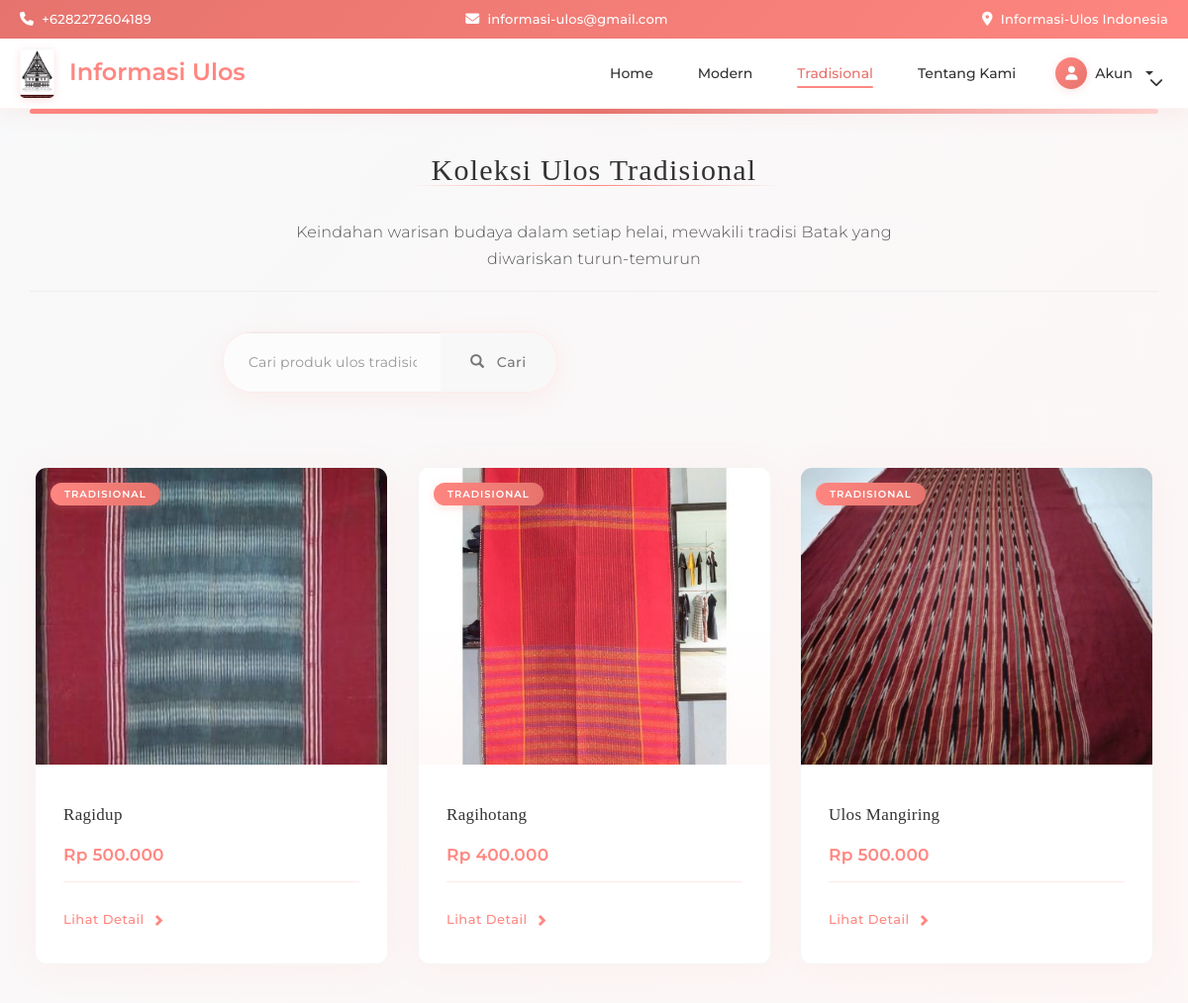
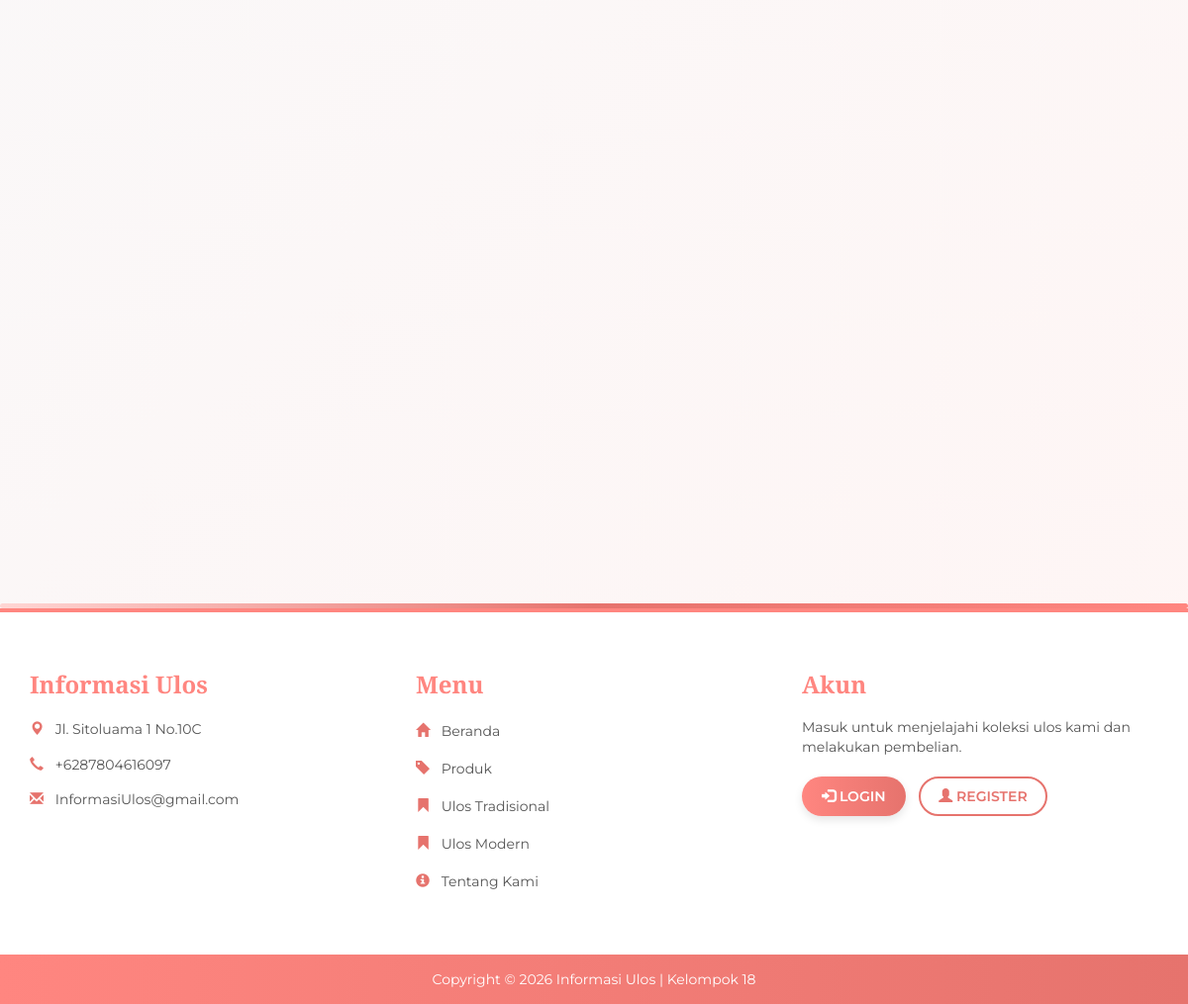
Page /tradisional.php on the committed database (2 pictures, top to bottom).
### tables this page shows
CREATE TABLE `produk` (
  `kode_produk` varchar(100) NOT NULL,
  `nama` varchar(100) NOT NULL,
  `image` text NOT NULL,
  `deskripsi` text NOT NULL,
  `detail` text DEFAULT NULL,
  `cara_pembuatan` text DEFAULT NULL,
  `bahan` text DEFAULT NULL COMMENT 'Kolom untuk bahan terpisah',
  `jumlah_benang` varchar(255) DEFAULT NULL,
  `panjang` varchar(50) DEFAULT NULL COMMENT 'Panjang produk',
  `lebar` varchar(50) DEFAULT NULL COMMENT 'Lebar produk',
  `sejarah` text DEFAULT NULL,
  `kategori` enum('Modern','Tradisional') NOT NULL DEFAULT 'Modern',
  `harga` int(11) NOT NULL
);

### tradisional.php (the view, shortened to what this page needs)
<?php
include 'header.php';
?>
<div class="container page-load-animation" style="font-family: 'Montserrat', 'Helvetica Neue', Helvetica, Arial, sans-serif; max-width: 1200px;">
    <div style="height: 5px; background: linear-gradient(to right, #ff8680, #e6736d, #ffd6d4); margin-bottom: 40px; border-radius: 50px;"></div>
    <div class="page-header" style="margin: 40px 0 40px; position: relative; text-align: center;">
        <h2 style="font-weight: 500; color: #333333; margin: 0; padding-bottom: 15px; display: inline-block; letter-spacing: 1.2px; position: relative; font-family: 'Playfair Display', serif;">
            <span style="background: transparent; padding: 0 25px; position: relative; z-index: 2;">Koleksi Ulos Tradisional</span>
            <span style="content: ''; position: absolute; bottom: 15px; left: 0; right: 0; height: 1px; background: linear-gradient(90deg, transparent, #ff8680, transparent); z-index: 1;"></span>
        </h2>
        <p style="color: #555555; margin-top: 18px; font-size: 16px; max-width: 650px; margin-left: auto; margin-right: auto; line-height: 1.7; font-weight: 300; letter-spacing: 0.2px; font-family: 'Montserrat', sans-serif;">Keindahan warisan budaya dalam setiap helai, mewakili tradisi Batak yang diwariskan turun-temurun</p>
    </div>
    <div class="row" style="margin-bottom: 60px;">
        <div class="col-md-8 col-md-offset-2">
            <form method="GET" action="">
                <div class="input-group" style="box-shadow: 0 5px 25px rgba(255, 134, 128, 0.1); border-radius: 30px; overflow: hidden; border: 1px solid #ffeae9; transition: all 0.3s ease;">
                    <input type="text" class="form-control" name="search" placeholder="Cari produk ulos tradisional..."
                           style="border: none; padding: 20px 25px; font-size: 14px; height: auto; background: #fcfcfc; transition: all 0.3s ease; font-family: 'Montserrat', sans-serif; letter-spacing: 0.2px;"
                           value="<?= isset($_GET['search']) ? htmlspecialchars($_GET['search']) : '' ?>">
                    <span class="input-group-btn" style="width: auto;">
                        <button class="btn btn-elegant-search" type="submit" style="border-radius: 0 30px 30px 0; padding: 20px 30px; border: none; background: #f8f8f8; transition: all 0.3s ease; font-family: 'Montserrat', sans-serif; letter-spacing: 0.5px; font-weight: 500;">
                            <i class="glyphicon glyphicon-search" style="margin-right: 8px;"></i> Cari
                        </button>
                    </span>
                </div>
            </form>
        </div>
    </div>
    <div class="row" style="margin: 0 -10px;">
        <?php
        $query = "SELECT * FROM produk WHERE kategori='Tradisional'";
        $result = mysqli_query($conn, $query);
        if (mysqli_num_rows($result) > 0) {
            while ($row = mysqli_fetch_assoc($result)) {
                $kategori = $row['kategori'];
        ?>
            <div class="col-sm-6 col-md-4 animate-fade-up" style="padding: 15px; margin-bottom: 20px;">
                <div class="product-card" style="position: relative; border: none; box-shadow: 0 3px 35px rgba(255, 134, 128, 0.08); transition: all 0.4s cubic-bezier(0.165, 0.84, 0.44, 1); border-radius: 12px; overflow: hidden; background: #fff; height: 100%; border: 1px solid #f5f5f5;">
                    <div style="position: absolute; top: 15px; left: 15px; z-index: 10;">
                        <span style="font-size: 10px; font-weight: 600; padding: 5px 14px; background: linear-gradient(to right, #ff8680, #e6736d); color: #fff; border-radius: 30px; letter-spacing: 1px; text-transform: uppercase; box-shadow: 0 2px 10px rgba(255, 134, 128, 0.25); font-family: 'Montserrat', sans-serif;">
                            <?= $kategori; ?>
                        </span>
                    </div>
                    <div style="width: 100%; height: 300px; overflow: hidden; position: relative;">
                        <img src="image/produk/<?= $row['image']; ?>"
                             style="width: 100%; height: 100%; object-fit: cover; transition: transform 0.9s cubic-bezier(0.23, 1, 0.32, 1);">
                        <div style="position: absolute; top: 0; left: 0; right: 0; bottom: 0; background: linear-gradient(to bottom, rgba(0,0,0,0) 50%, rgba(255, 134, 128, 0.05) 100%);"></div>
                    </div>
                    <div style="padding: 28px;">
                        <h4 style="font-weight: 500; color: #333333; margin-bottom: 14px; font-size: 17px; line-height: 1.5; letter-spacing: 0.3px; font-family: 'Playfair Display', serif;">
                            <?= $row['nama']; ?>
                        </h4>
                        <p style="font-size: 17px; color: #ff8680; margin: 15px 0; font-weight: 600; font-family: 'Montserrat', sans-serif; letter-spacing: 0.2px;">
                            Rp <?= number_format($row['harga'], 0, ',', '.'); ?>
                        </p>
                        <div style="border-top: 1px solid #ffeae9; padding-top: 20px; margin-top: 5px;">
                            <a href="detail_produk.php?produk=<?= $row['kode_produk']; ?>" class="btn-elegant" style="font-family: 'Montserrat', sans-serif; font-weight: 500; letter-spacing: 0.5px;">
                                <span>Lihat Detail</span>
                                <i class="glyphicon glyphicon-chevron-right" style="margin-left: 8px; font-size: 12px; transition: all 0.3s ease;"></i>
                            </a>
                        </div>
                    </div>
                </div>
            </div>
        <?php
            }
        }
        ?>
    </div>
</div>
<div style="height: 5px; background: linear-gradient(to right, #ffd6d4, #e6736d, #ff8680); margin-top: 60px; border-radius: 50px;"></div>
<?php
include 'footer.php';
?>

### header.php (style rules this page uses)
:root { --primary: #ff8680; --primary-dark: #e6736d; --primary-light: #ffd6d4; --dark: #333333; --light: #ffffff; --gray: #f8f9fa; }
body { font-family: 'Poppins', sans-serif; padding-top: 95px; color: var(--dark); background-color: var(--light); }

### tradisional.php (style rules this page uses)
.page-load-animation { animation: gentleFadeIn 1.2s ease-out both; }
.product-card { animation: cardAppear 0.9s cubic-bezier(0.23, 1, 0.32, 1) both; transform-origin: center bottom; }
.row .col-sm-6:nth-child(1) .product-card { animation-delay: 0.1s; }
.row .col-sm-6:nth-child(2) .product-card { animation-delay: 0.2s; }
.row .col-sm-6:nth-child(3) .product-card { animation-delay: 0.3s; }
body { background: linear-gradient(135deg, #f8f9fa 0%, #fff5f4 100%); }
body { background-color: #f8f9fa; color: #333333; font-family: 'Montserrat', sans-serif; }
h1, h2, h3, h4, h5, h6 { font-family: 'Playfair Display', serif; }
.btn-elegant { display: inline-flex; align-items: center; background: transparent; color: #ff8680; font-weight: 500; padding: 8px 0; font-size: 13px; letter-spacing: 0.5px; border-radius: 0; transition: all 0.3s cubic-bezier(0.25, 0.8, 0.25, 1); border: none; }
.btn-elegant-search { background: transparent; color: #777; font-weight: 400; transition: all 0.3s ease; }
.animate-fade-up { opacity: 0; transform: translateY(30px); transition: all 0.8s ease-out; }
.animated { opacity: 1; transform: translate(0, 0); }

### rows in the picture
produk: kategori "TRADISIONAL", image (picture), nama "Ragidup", harga "500.000"
produk: kategori "TRADISIONAL", image (picture), nama "Ragihotang", harga "400.000"
produk: kategori "TRADISIONAL", image (picture), nama "Ulos Mangiring", harga "500.000"
